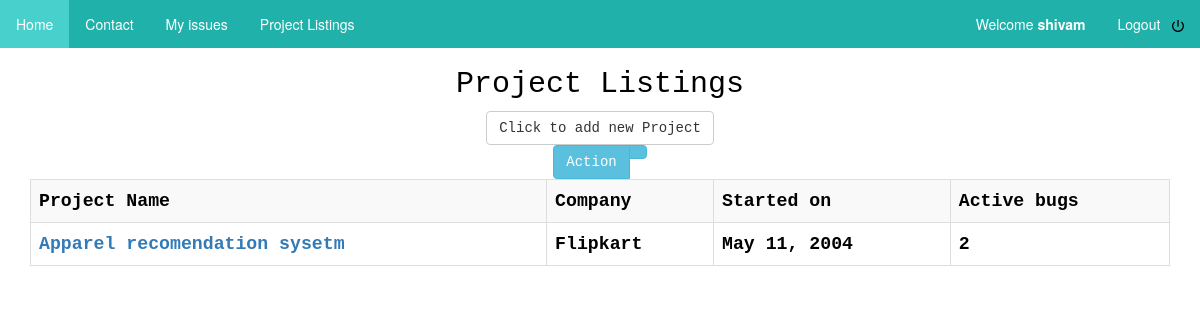
/mysite/projects/ (signed in), run on the app's committed database.
### mysite/models.py (models this page shows, shortened)
class project(models.Model):
    def validateDate(date):
        if datetime.date.today() < date:
            raise ValidationError("Date is in the past")
    project_name = models.CharField(max_length=200)
    projectDescription = models.TextField(default="Lorem Ipsum")
    project_id = models.AutoField(primary_key=True)
    start_date = models.DateField(default=datetime.date.today,validators=[validateDate])
    company = models.ForeignKey(company, on_delete=models.DO_NOTHING, default=None)

class company(models.Model):
    companyName = models.CharField(max_length=50)
    companyId = models.AutoField(primary_key=True)
    companyLogo = models.ImageField(upload_to='company_logo', blank=True)

### mysite/views.py (the view)
# urls.py: path('projects/',views.projectListings,name='projects'),
def projectListings(request):
    projects = project.objects.all()
    companies  = company.objects.all()
    noIssueProject = {}
    nameProject = {}
    for projectVar in projects:
        noIssueProject[projectVar.project_id] = len(bug.objects.filter(project=projectVar))
        nameProject[projectVar.project_id] = projectVar.project_name
    return render(request, 'mysite/project_list.html', {'projects':projects,'cardinal': noIssueProject, 'companies':companies })

### mysite/templatetags/mysite_extras.py (called while the page is built)
@register.filter(name='hash')
def hash(h, key):
    return h[key]

### mysite/templates/mysite/project_list.html (shortened to what this page needs)
{% extends 'base.html' %}
{% block body %}
{% load mysite_extras %}
	<div class  = 'container'>
		<h2>Project Listings</h2>
		{% if request.user.is_staff %}
		<a href="{% url 'mysite:newProject'%}">
		<button class="new-project-button btn btn-default" id="new-project-button">
			Click to add new Project</button></a>
			{% endif %}
		  <br>
						<div class="btn-group">
										<button type="button" class="btn btn-info">Action</button>
										<button type="button" class="btn btn-info dropdown-toggle dropdown-toggle-split" data-toggle="dropdown" aria-haspopup="true" aria-expanded="false">
										</button>
							</div>
		<div class='margins'>
			<table class='table table-striped table-bordered'>
				<tr>
					<th>Project Name</th>
					<th>Company</th>
					<th>Started on</th>
					<th>Active bugs</th>
				</tr>
				{% for project in projects %}
					<tr>
						<th> <a href="{% url 'mysite:projectDisplay' project.project_id%}">{{project.project_name}}</a> </th>
						<th> {{project.company.companyName}} </th>
						<th> {{project.start_date}} </th>
						<th> {{ cardinal|hash:project.project_id }} </th>
					</tr>
				{% endfor %}
			</table>
		</div>
	</div>
{% endblock %}

### mysite/templates/base.html (shortened to what this page needs)
<!DOCTYPE html>
{% load static %}
<html>
<head>
    <link rel="stylesheet" type="text/css" href="{% static 'mysite/style.css' %}">
    <link rel="stylesheet" type="text/css" href="{% static 'mysite/bootstrap.min.css' %}">
  </head>
<body>
<div class="topnav">
      <ul>
          <li> <a class="active" href="{% url 'mysite:index' %}">Home</a> </li>
          <li> <a href="{% url 'mysite:contact' %}">Contact</a> </li>
  {% if  user.is_authenticated %}
          <li> <a href="">My issues</a> </li>
          <li> <a href="{% url 'mysite:projects' %}">Project Listings</a> </li>
          <li style = 'float:right'>
          <a href="{% url 'mysite:logout' %}">Logout &nbsp
          <img width="12" height="16" src="{% static 'mysite/power.svg' %}" alt="Kiwi standing on oval"> </a>
          </li>
          {% if user %}
              <li style = "float:right">
               <a href="{% url 'mysite:showProfile' user.id %}">Welcome  <strong> {{ user.username }} </strong></a>
              </li>
          {% endif %}
 {% endif %}
</div>
{% block body %}
{% endblock %}
</body>
</html>

### mysite/static/mysite/style.css (style rules this page uses)
li a { color: green; }
.container { content-align:center; text-align : center; color: black; font-family: courier; font-size: 130%; margin: 25px 50px 75px 100px; }
body { background-color: white; }
.topnav ul { list-style-type: none; margin: 0; padding: 0; overflow: hidden; background-color: #20B2AA; }
.topnav li { float: left; }
.topnav li a { display: block; color: white; text-align: center; padding: 14px 16px; text-decoration: none; }
.active { background-color: #48D1CC; }
.container { margin : auto; width: 742px; }
.btn-group, .btn-group-vertical { position: relative; display: -webkit-inline-box; display: -ms-inline-flexbox; display: inline-flex; vertical-align: middle; }
.dropdown-toggle-split { padding-right: .5625rem; padding-left: .5625rem; }

### data on the page
project: project_name "Apparel recomendation sysetm", company.companyName "Flipkart", start_date "May 11, 2004", project_id "2"

### other printed values
{{ user.username }} "shivam"
